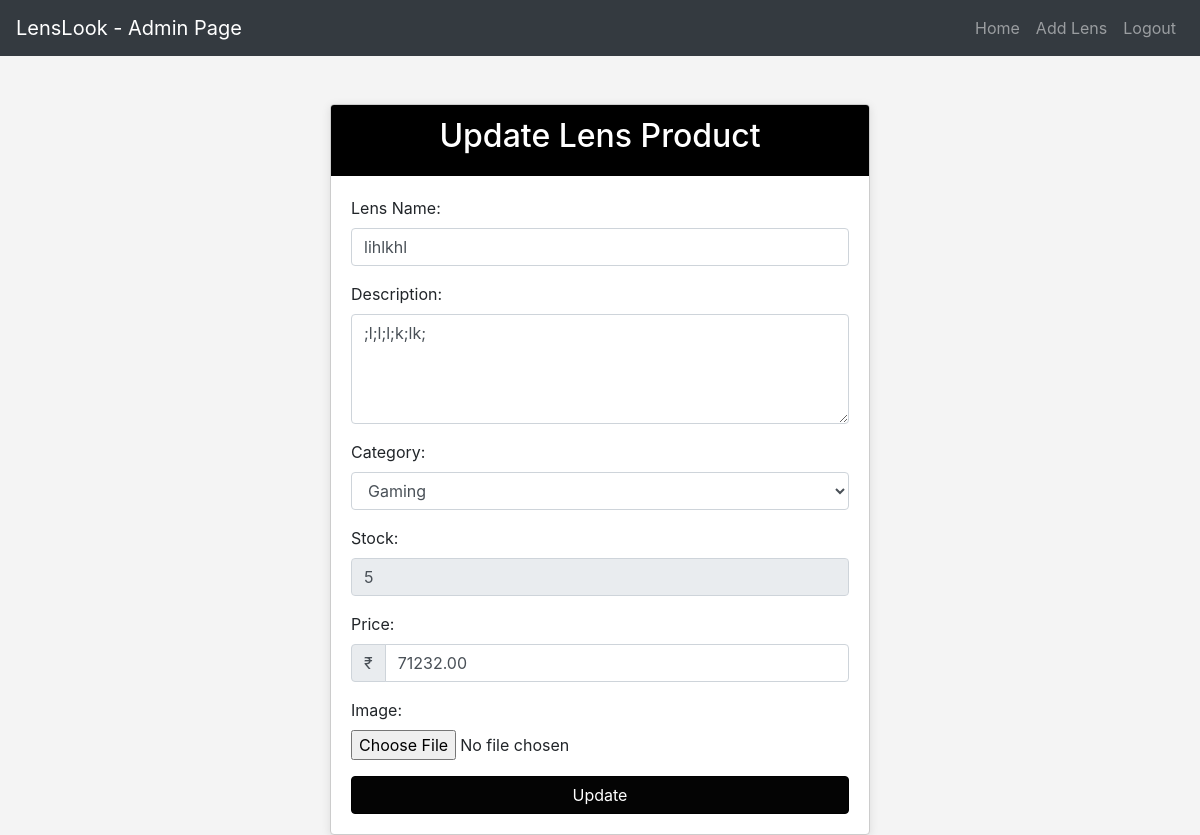
Screenshot of /admin_update/21/ with the database file from the repository.
### p_app/models.py (models this page shows, shortened)
class Lense(models.Model):
    SHAPE_CHOICES = [
        ('aviator', 'Aviator'),
        ('square', 'Square'),
        ('oval', 'Oval'),
        ('rectangle', 'Rectangle'),
        ('round', 'Round'),
        ('geometric', 'Geometric'),
    ]
    p_id = models.AutoField(primary_key=True)
    p_name = models.CharField(max_length=50)
    p_desc = models.TextField()
    p_quantity = models.PositiveIntegerField()
    p_price = models.DecimalField(max_digits=10, decimal_places=2)
    p_image = models.ImageField(upload_to='uploads')
    shape = models.CharField(max_length=20, choices=SHAPE_CHOICES, default='round')
    seller=models.ForeignKey(Seller,on_delete=models.CASCADE,null=True)
    cat=models.ForeignKey(Category,on_delete=models.CASCADE,null=True)
    class Meta:
        db_table = 'p_app'

### p_app/views.py (the view, shortened to what this page needs)
# urls.py: path('admin_update/<int:pk>/',views.update_lens,name='admin_update'),
def update_lens(request, pk):
    lens = Lense.objects.get(pk=pk)
    categories = Category.objects.all()
    return render(request, 'admin_lenseupdate.html', {'lens': lens, 'cat': categories})

### templates/admin_lenseupdate.html (shortened to what this page needs)
{% load static %}
<!DOCTYPE html>
<html lang="en">
<head>
    <link rel="stylesheet" href="https://maxcdn.bootstrapcdn.com/bootstrap/4.5.2/css/bootstrap.min.css">
</head>
<body>
    <nav class="navbar navbar-expand-lg navbar-dark bg-dark">
        <a class="navbar-brand" href="#">LensLook - Admin Page</a>
        <div class="collapse navbar-collapse" id="navbarNav">
            <ul class="navbar-nav ml-auto">
                <li class="nav-item">
                    <a class="nav-link" href="admin_view">Home</a>
                </li>
                <li class="nav-item">
                    <a class="nav-link" href="admin_add">Add Lens</a>
                </li>
                <li class="nav-item">
                    <a class="nav-link" href="{% url 'logout' %}">Logout</a>
                </li>
            </ul>
        </div>
    </nav>
    <div class="container mt-5">
        <div class="row justify-content-center">
            <div class="col-md-6">
                <div class="card">
                    <div class="card-header" style="background-color: #000000; color: #fff;">
                        <h2 class="text-center">Update Lens Product</h2>
                    </div>
                    <div class="card-body">
                        <form action="" method="POST" enctype="multipart/form-data">
                            <div class="form-group">
                                <label for="pname">Lens Name:</label>
                                <input type="text" class="form-control" id="pname" name="pname" value="{{ lens.p_name }}" required>
                            </div>
                            <div class="form-group">
                                <label for="pdescription">Description:</label>
                                <textarea class="form-control" id="pdescription" name="pdesc" rows="4" required>{{ lens.p_desc }}</textarea>
                            </div>
                            <div class="form-group">
                                <label for="pcategory">Category:</label>
                                <select class="form-control" id="pcategory" name="pcategory" required>
                                    {% for i in cat %}
                                    <option value="{{i.id}}" {% if i.id == lens.category.id %} selected {% endif %}>{{i.name}}</option>
                                    {% endfor %}
                                </select>
                            </div>
                            <div class="form-group">
                                <label for="pquantity">Stock:</label>
                                <input type="number" class="form-control" id="pquantity" name="pquantity" value="{{ lens.p_quantity }}" readonly>
                            </div>
                            <div class="form-group">
                                <label for="pprice">Price:</label>
                                <div class="input-group">
                                    <div class="input-group-prepend">
                                        <span class="input-group-text">₹</span>
                                    </div>
                                    <input type="number" class="form-control" id="pprice" name="pprice" value="{{ lens.p_price }}" required min="0">
                                </div>
                            </div>
                            <div class="form-group">
                                <label for="pimage">Image:</label>
                                <input type="file" class="form-control-file" id="pimage" name="pimage" accept="image/*">
                            </div>
                            <button type="submit" class="btn btn-primary btn-block">Update</button>
                        </form>
                    </div>
                </div>
            </div>
        </div>
    </div>
</body>
</html>

### templates/admin_lenseupdate.html (style rules this page uses)
body { background-color: #f4f4f4; }
.card { background-color: #fff; border: 1px solid #ccc; box-shadow: 0 2px 10px rgba(0, 0, 0, 0.1); }
.btn-primary { background-color: #040404; border-color: #000000; }

### rows the page displays
Lense: pname "lihlkhl", pdesc ";l;l;l;k;lk;", pquantity "5", pprice "71232.00"

### other values shown
form field pcategory "Gaming"
